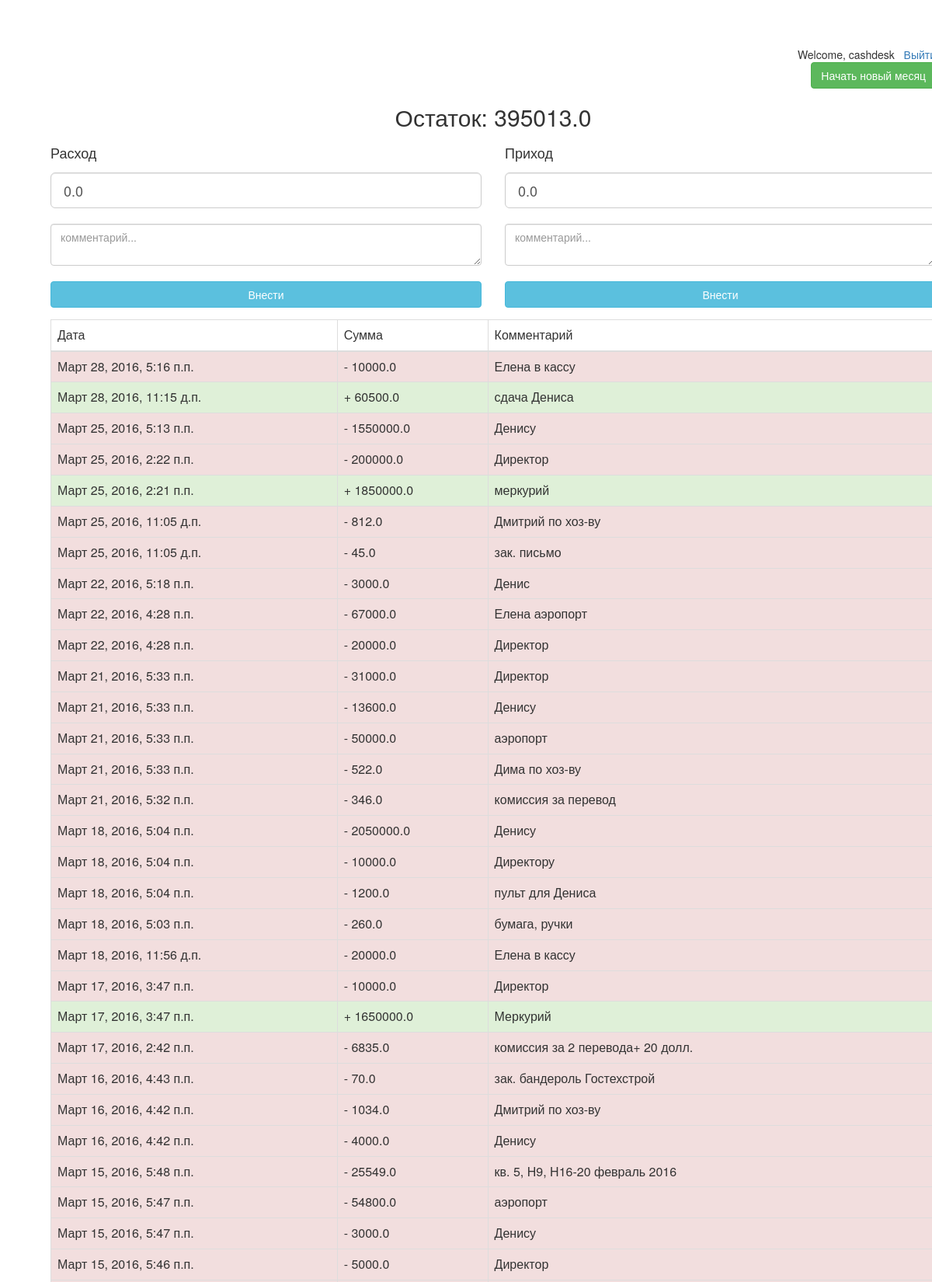
The app's page / (signed in, upper part) with its own data.
### desk/models.py (models this page shows, shortened)
class FinancialOperation(models.Model):
    datetime = models.DateTimeField(u'Дата')
    amount = models.FloatField(u'Сумма')
    isSpent = models.BooleanField(u'Расходная операция')
    comment = models.TextField(max_length = 500)
    def remainder_amount(self):
        remainder = 0.0
        for x in FinancialOperation.objects.all():
            if x.isSpent:
                remainder -= x.amount
            else:
                remainder += x.amount
        return remainder

### desk/views.py (the view)
# urls.py: url(r'^$', FinancialOperationListView.as_view(), name='list'),
class FinancialOperationListView(ListView):
    model = FinancialOperation
    def get_queryset(self):
        queryset = FinancialOperation.objects.order_by('-datetime')
        return queryset

### desk/templatetags/has_group.py (called while the page is built)
@register.filter(name='in_group')
def in_group(user, group_name):
    group = Group.objects.get(name=group_name)
    return True if group in user.groups.all() else False

### desk/templates/desk/financialoperation_list.html (shortened to what this page needs)
{% extends "desk/main.html" %}
{% load has_group %}
{% block content %}
{% if user.is_authenticated %}
<div class="row" align="right">
<div class="col-md-12" align="center">
<h2><nowrap>Остаток: <span id="remainder">{{ object_list.0.remainder_amount }}</span></nowrap></h2>
</div>
</div>
{% if user|in_group:"editors" %}
<div class="row">
<div class="col-sm-6">
<form role="form" class="form">
  <div class="form-group" id="spent-group" name="spent-group">
    <label class="control-label"><h4>Расход</h4></label>
    <input type="text" class="form-control input-lg" placeholder="сумма..." value="0.0" id="spent_amount"  />
    <br/>
    <textarea rows="2" class="form-control" placeholder="комментарий..." id="spent_comment"></textarea>
    <br />
    <button type="submit" class="btn btn-info btn-block" id="addspent">Внести</button>
  </div>
</form>
</div>
<div class="col-sm-6">
<form role="form" class="form">
  <div class="form-group" id="income-group" name="income-group">
    <label class="control-label"><h4>Приход</h4></label>
    <input type="text" class="form-control input-lg" placeholder="сумма..." value="0.0" id="income_amount"/>
    <br/>
    <textarea rows="2" class="form-control" placeholder="комментарий..." id="income_comment"></textarea>
    <br />
    <button type="submit" class="btn btn-info btn-block" id="addincome" >Внести</button>
  </div>
</form>
</div>
</div>
{%endif%}
<div id="operations">
<table class="table table-hover table-bordered">
    <thead>
        <tr>
            <td>Дата</td>
            <td>Сумма</td>
            <td>Комментарий</td>
        </tr>
    </thead>
    <tbody>
    {% for op in object_list %}
        {% if op.isSpent %}
            <tr class="danger">
        {% else %}
            <tr class="success">
        {% endif %}
        <td> {{ op.datetime }} </td>
    <td>
        {% if op.isSpent %} -{% else %} + {% endif %} {{ op.amount }}
     </td>
    <td> {{ op.comment }}</td>
    </tr>
{% empty %}
<p>Нет данных</p>
{% endfor %}
</tbody>
</table>
</div>
{% endif %}
{% endblock %}

### desk/templates/desk/main.html (shortened to what this page needs)
{% load staticfiles %}
<!DOCTYPE HTML />
<html>
<head>
    <link href="http://maxcdn.bootstrapcdn.com/bootstrap/3.3.5/css/bootstrap.min.css" rel="stylesheet" />
</head>
<body>
<div class="container">
<div align="right">Welcome, {{ user }} &nbsp;
    {% if user.is_authenticated %}
        <a href="{% url 'django.contrib.auth.views.logout_then_login' %}">Выйти</a><br />
    {%endif%}
    {% if user.is_superuser %}
    <button class="btn btn-success btn-mini" id="archive_btn_modal"
    data-toggle="modal" data-target="#myModal"
    >Начать новый месяц</button>
    {% endif %}
</div>
{% block content %}
{% endblock %}
</div>
</body>
</html>

### desk/templates/desk/main.html (style rules this page uses)
body { padding-top:60px; padding-left:50px; }

### records on screen
FinancialOperation: isSpent "395013.0", datetime "Март 28, 2016, 5:16 п.п.", amount "10000.0", comment "Елена в кассу"
FinancialOperation: datetime "Март 28, 2016, 11:15 д.п.", amount "60500.0", comment "сдача Дениса"
FinancialOperation: datetime "Март 25, 2016, 5:13 п.п.", amount "1550000.0", comment "Денису"
FinancialOperation: datetime "Март 25, 2016, 2:22 п.п.", amount "200000.0", comment "Директор"
FinancialOperation: datetime "Март 25, 2016, 2:21 п.п.", amount "1850000.0", comment "меркурий"
FinancialOperation: datetime "Март 25, 2016, 11:05 д.п.", amount "812.0", comment "Дмитрий по хоз-ву"
FinancialOperation: datetime "Март 25, 2016, 11:05 д.п.", amount "45.0", comment "зак. письмо"
FinancialOperation: datetime "Март 22, 2016, 5:18 п.п.", amount "3000.0", comment "Денис"
FinancialOperation: datetime "Март 22, 2016, 4:28 п.п.", amount "67000.0", comment "Елена аэропорт"
FinancialOperation: datetime "Март 22, 2016, 4:28 п.п.", amount "20000.0", comment "Директор"
FinancialOperation: datetime "Март 21, 2016, 5:33 п.п.", amount "31000.0", comment "Директор"
FinancialOperation: datetime "Март 21, 2016, 5:33 п.п.", amount "13600.0", comment "Денису"
FinancialOperation: datetime "Март 21, 2016, 5:33 п.п.", amount "50000.0", comment "аэропорт"
FinancialOperation: datetime "Март 21, 2016, 5:33 п.п.", amount "522.0", comment "Дима по хоз-ву"
FinancialOperation: datetime "Март 21, 2016, 5:32 п.п.", amount "346.0", comment "комиссия за перевод"
FinancialOperation: datetime "Март 18, 2016, 5:04 п.п.", amount "2050000.0", comment "Денису"
FinancialOperation: datetime "Март 18, 2016, 5:04 п.п.", amount "10000.0", comment "Директору"
FinancialOperation: datetime "Март 18, 2016, 5:04 п.п.", amount "1200.0", comment "пульт для Дениса"
FinancialOperation: datetime "Март 18, 2016, 5:03 п.п.", amount "260.0", comment "бумага, ручки"
FinancialOperation: datetime "Март 18, 2016, 11:56 д.п.", amount "20000.0", comment "Елена в кассу"
FinancialOperation: datetime "Март 17, 2016, 3:47 п.п.", amount "10000.0", comment "Директор"
FinancialOperation: datetime "Март 17, 2016, 3:47 п.п.", amount "1650000.0", comment "Меркурий"
FinancialOperation: datetime "Март 17, 2016, 2:42 п.п.", amount "6835.0", comment "комиссия за 2 перевода+ 20 долл."
FinancialOperation: datetime "Март 16, 2016, 4:43 п.п.", amount "70.0", comment "зак. бандероль Гостехстрой"
FinancialOperation: datetime "Март 16, 2016, 4:42 п.п.", amount "1034.0", comment "Дмитрий по хоз-ву"
FinancialOperation: datetime "Март 16, 2016, 4:42 п.п.", amount "4000.0", comment "Денису"
FinancialOperation: datetime "Март 15, 2016, 5:48 п.п.", amount "25549.0", comment "кв. 5, Н9, Н16-20 февраль 2016"
FinancialOperation: datetime "Март 15, 2016, 5:47 п.п.", amount "54800.0", comment "аэропорт"
FinancialOperation: datetime "Март 15, 2016, 5:47 п.п.", amount "3000.0", comment "Денису"
FinancialOperation: datetime "Март 15, 2016, 5:46 п.п.", amount "5000.0", comment "Директор"

### other values on screen
{{ user }} "cashdesk"
